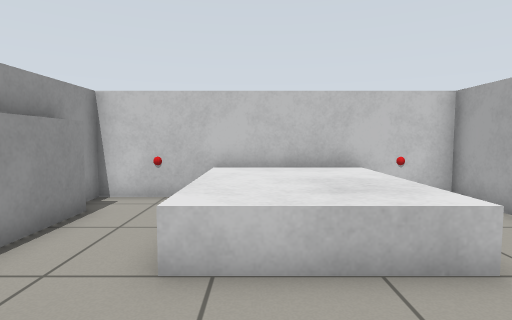
View 1 (above)

24 first-person views from a walk through a robot-simulator world made for Gazebo. The camera is 0.81 m above the floor, tilts 4° down and sees 80° across. The floor is counted in squares, 0.5 m on a side. Each view is taken from the middle of a square. On the plan, view 1 faces up. The plan holds only what a view shows up to about 15 squares ahead; the rest is blank.

View 2
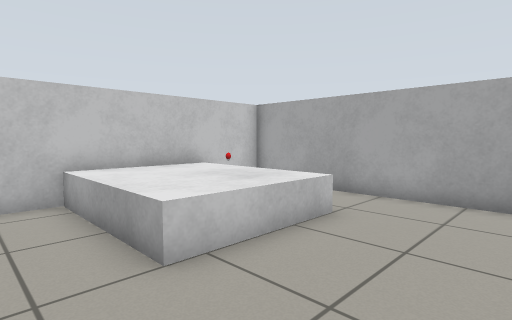

View 3
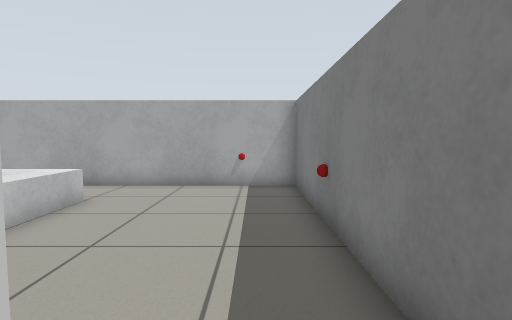

View 4
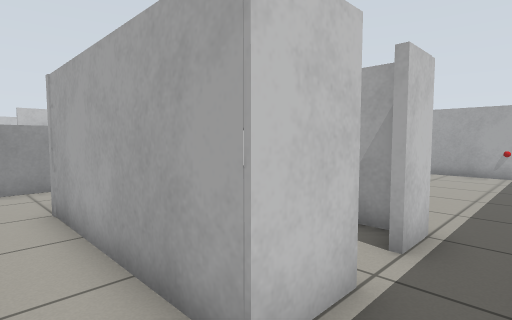

View 5
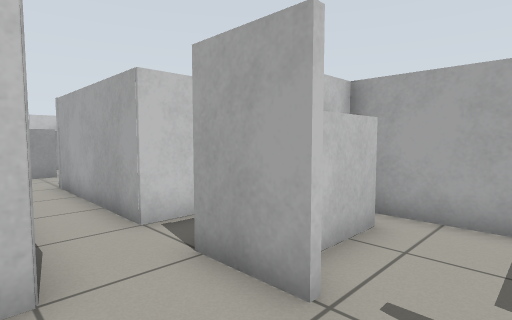

View 6
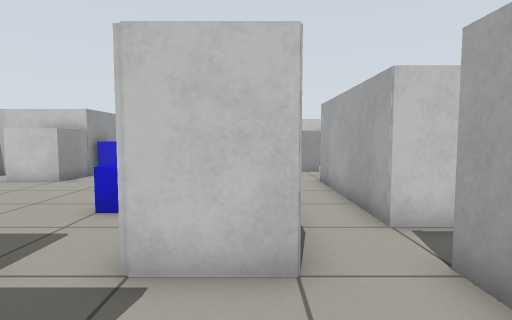

View 7
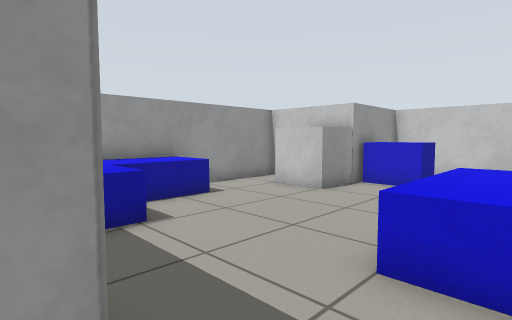

View 8
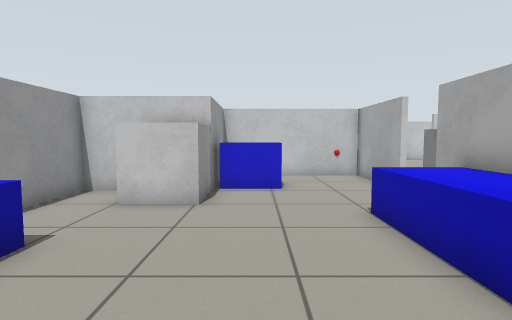

View 9
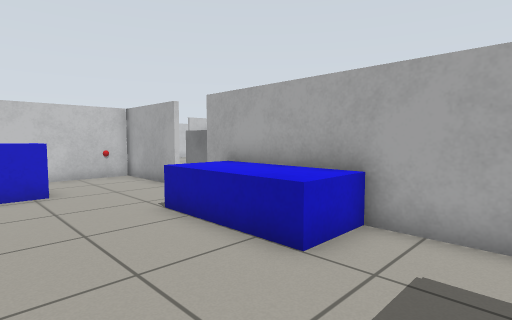

View 10
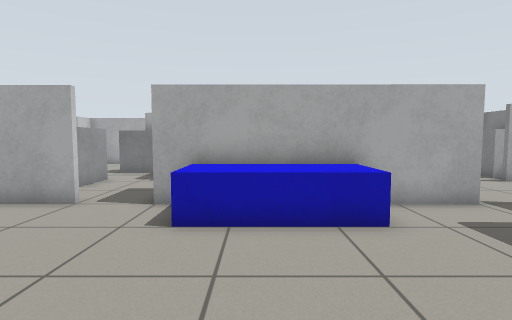

View 11
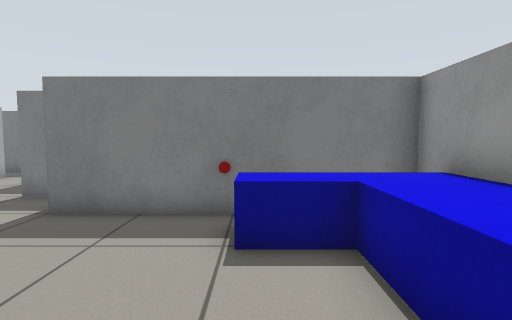

View 12
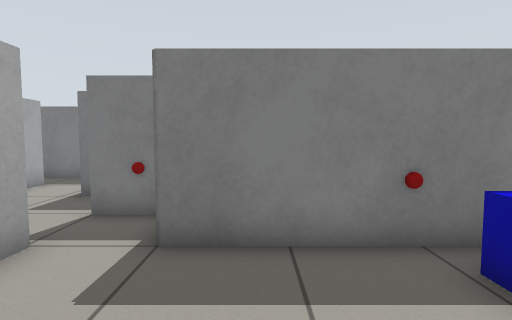

View 13
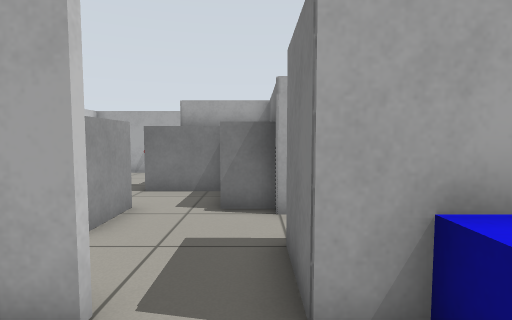

View 14
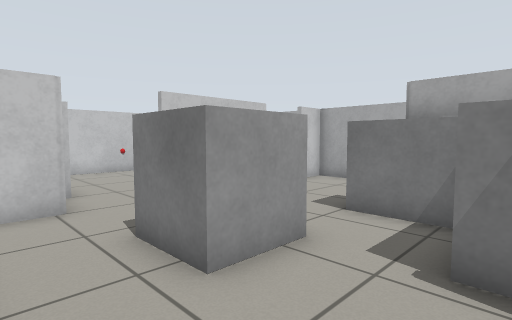

View 15
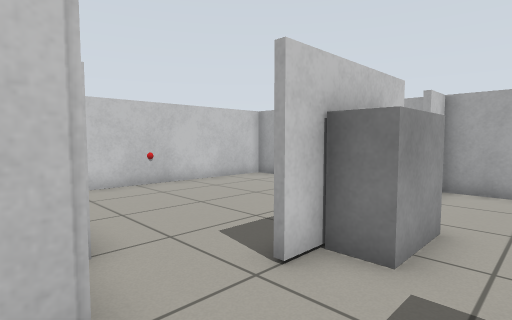

View 16
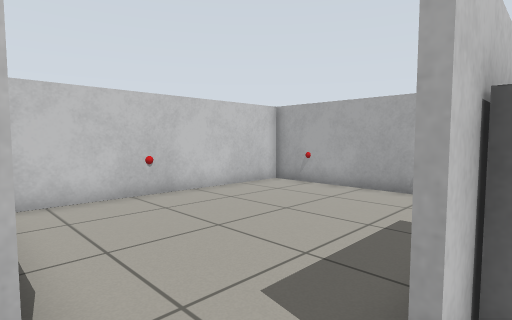

View 17
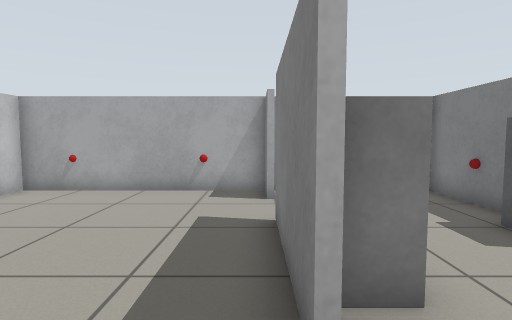

View 18
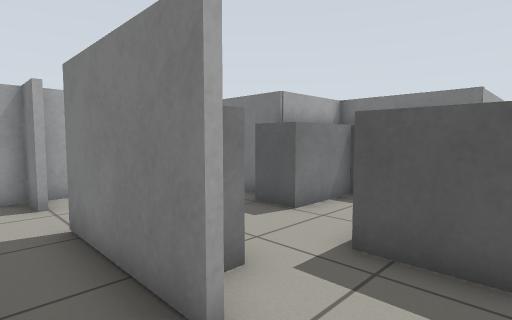

View 19
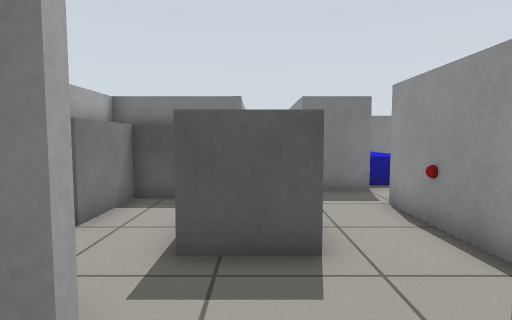

View 20
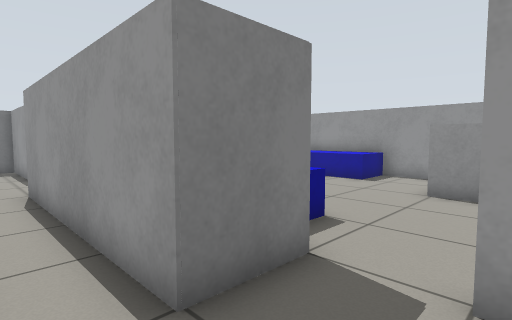

View 21
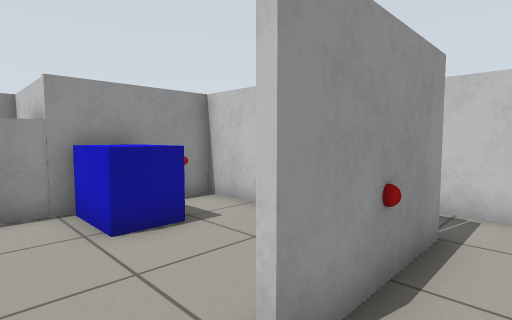

View 22
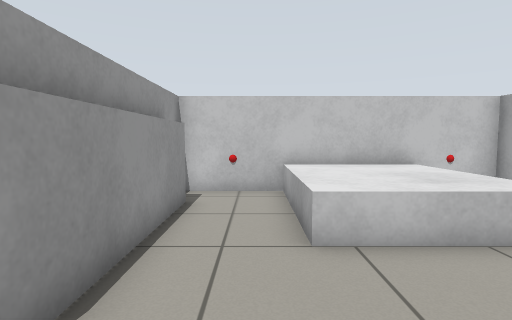

View 23
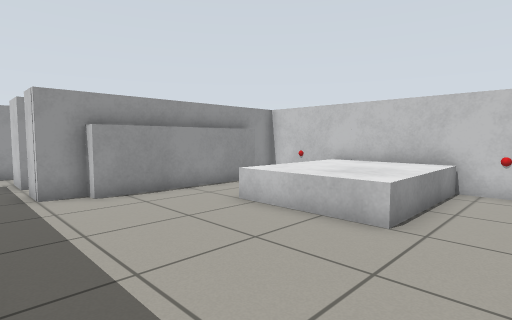

View 24
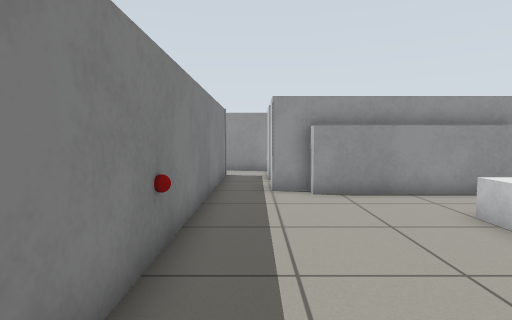

### Floor plan
Points are (right, up) in squares from view 1. A wall is a line through its corners. A room is listed if a view was taken in it or the views show most of it. See-through windows are left out.
Room 1 (views 1, 2, 22, 23, 24)
walls: (-3.8, 6.8) (-3.8, 0.7) (-4.5, 0.7); (-4.4, 6.8) (-4.4, -0.5); (-4.5, -2.4) (5.5, -2.4) (5.4, 8.4) (-2.5, 8.4)
ways out: opening at (-4, -1) to room 2; opening at (-2.5, 7.5) to room 2
objects: white box (-1, 4) to (3, 8); red ball (1, -2)
Room 2 (views 3, 8, 9, 10, 11, 12, 13, 14, 15, 16, 17, 18, 19, 20, 21)
walls: (-12.5, 7.4) (-12.5, 11.4) (-18.4, 11.4) (-18.4, 9.1); (-12.3, 11.5) (-12.3, 7.4); (-10.2, 13.5) (-12.9, 13.5); (-8.1, 13.6) (-6.5, 13.6); (-7, 13.5) (-8.1, 13.5); (-4.5, 5.4) (-4.5, 6.8); (-18.5, 7.5) (-22.4, 7.4) (-22.4, -2.4) (-18.4, -2.4); (-2.6, 8.6) (-0.5, 8.6) (-0.5, 21.3) (-9.1, 21.4); (-4.6, 13.6) (-4, 13.6); (-8.5, -0.5) (-8.5, 3.5); (-4.5, 0) (-4.5, 0.7); (-2, 13.6) (-0.5, 13.6); (-12.6, -2.5) (-12.6, 5.5) (-10.4, 5.5) (-10.5, -0.6); (-5.5, -2.4) (-4.5, -2.4); (-0.5, 13.5) (-1.9, 13.5); (-17.6, -2.4) (-14.5, -2.4)
ways out: opening at (-4, -1) to room 1; opening at (-2.5, 7.5) to room 1; opening at (-9.6, -1.9) to room 3
objects: blue box (-22, -1) to (-21, 2); blue box (-21, -1) to (-19, -1); white box (-20, 6) to (-19, 7); red ball (-18, -3); blue box (-18, 8) to (-16, 9); blue box (-14, 1) to (-13, 4); other object (-13, 11); red ball (-12, 9); grey box (-10, 9) to (-8, 11); grey box (-8, 6) to (-7, 7); grey box (-7, 13) to (-5, 13); grey box (-6, 7) to (-4, 9); white box (-5, 0); grey box (-5, 6); other object (-3, 9)
Room 3 (views 4, 5, 6, 7)
walls: (-11.1, -6.8) (-11.1, -10.4); (-11.5, -6.5) (-11, -6.5); (-8.6, -8.8) (-8.6, -6.4); (-4.5, -5.6) (-4.5, -2.5) (-5.6, -2.5); (-13.6, -4.4) (-12.5, -4.4); (-10.5, -0.6) (-10.5, -2.5) (-12.6, -2.5); (-5.6, -8.4) (-4.9, -8.4); (-6.9, -0.5) (-8.5, -0.5); (-8.9, -10.4) (-7.1, -10.4); (-14.5, -2.4) (-14.5, -2.9)
ways out: opening at (-9.6, -1.9) to room 2
objects: other object (-14, -4); white box (-8, -4) to (-6, -3); white box (-7, -8) to (-6, -7)

Positions as (right, up) in squares from view 1, and headings:
1: (0, 0), facing up
2: (-3, 0), facing up-right
3: (-5, -1), facing right
4: (-10, -2), facing up-right
5: (-11, -6), facing up-right
6: (-11, -6), facing up
7: (-13, -3), facing up-left
8: (-17, -2), facing up
9: (-18, -2), facing up-right
10: (-20, 3), facing right
11: (-19, 4), facing down
12: (-16, 2), facing down
13: (-15, 6), facing right
14: (-12, 6), facing up-right
15: (-11, 11), facing up-right
16: (-10, 13), facing up-right
17: (-10, 14), facing right
18: (-10, 15), facing down-right
19: (-9, 15), facing down
20: (-9, 8), facing down-left
21: (-11, 6), facing up-left
22: (-2, -1), facing up
23: (5, -2), facing up-left
24: (5, -1), facing left
